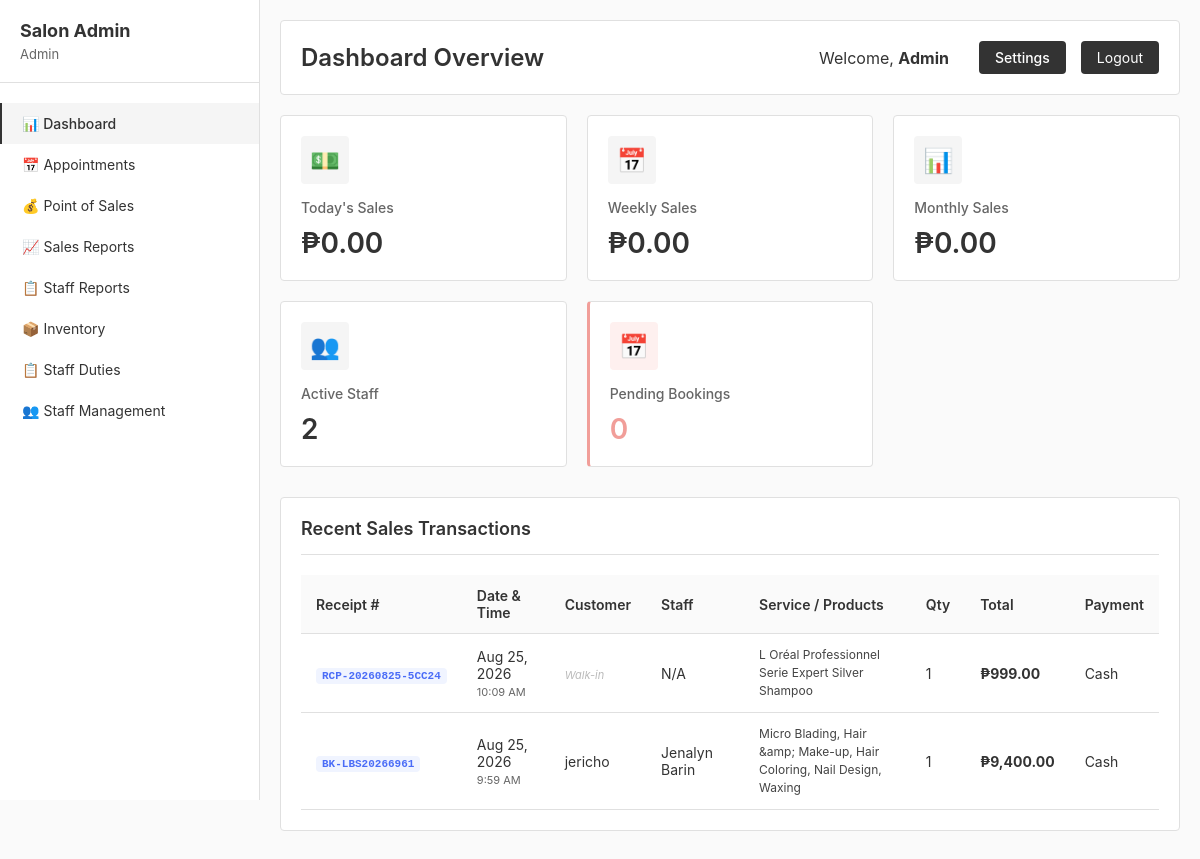
The page /salon_management_system/admin/dashboard.php (signed in) on the database its author committed.
### tables this page shows
CREATE TABLE `sales` (
  `sale_id` int(11) NOT NULL,
  `sale_date` date NOT NULL,
  `staff_id` int(11) DEFAULT NULL,
  `manual_staff_name` varchar(150) DEFAULT NULL,
  `customer_name` varchar(150) DEFAULT NULL,
  `receipt_no` varchar(30) DEFAULT NULL,
  `product_id` int(11) DEFAULT NULL,
  `service_name` varchar(100) DEFAULT NULL,
  `quantity` int(11) DEFAULT 1,
  `unit_price` decimal(10,2) NOT NULL,
  `total_amount` decimal(10,2) NOT NULL,
  `payment_method` enum('cash','card','online') DEFAULT 'cash',
  `status` enum('pending','approved','rejected') DEFAULT 'approved',
  `approved_by` int(11) DEFAULT NULL,
  `approved_at` timestamp NULL DEFAULT NULL,
  `created_at` timestamp NOT NULL DEFAULT current_timestamp()
);

### salon_management_system/config/auth.php (called while the page is built, shortened)
<?php
function getCurrentUserName()  { return $_SESSION['full_name']  ?? 'User'; }
?>

### salon_management_system/admin/dashboard.php (the view, shortened to what this page needs)
<?php
require_once '../config/auth.php';
$pdo = getPDOConnection();
$stmt = $pdo->prepare("SELECT COALESCE(SUM(total_amount),0) as total FROM sales WHERE sale_date = CURDATE() AND status = 'approved'");
$stmt->execute(); $daily_sales = $stmt->fetch()['total'];
$stmt = $pdo->prepare("SELECT COALESCE(SUM(total_amount),0) as total FROM sales WHERE YEARWEEK(sale_date,1) = YEARWEEK(CURDATE(),1) AND status = 'approved'");
$stmt->execute(); $weekly_sales = $stmt->fetch()['total'];
$stmt = $pdo->prepare("SELECT COALESCE(SUM(total_amount),0) as total FROM sales WHERE MONTH(sale_date)=MONTH(CURDATE()) AND YEAR(sale_date)=YEAR(CURDATE()) AND status = 'approved'");
$stmt->execute(); $monthly_sales = $stmt->fetch()['total'];
$stmt = $pdo->prepare("SELECT COUNT(*) as total FROM staff WHERE status='active'");
$stmt->execute(); $total_staff = $stmt->fetch()['total'];
$pending_bookings = 0;
try {
    $stmt = $pdo->prepare("SELECT COUNT(*) as total FROM bookings WHERE status='pending'");
    $stmt->execute();
    $pending_bookings = $stmt->fetch()['total'];
} catch (Exception $e) {  }
try {
    $stmt = $pdo->query("
        SELECT s.sale_date, s.approved_at, s.quantity, s.total_amount,
               s.payment_method, s.sale_id, s.customer_name, s.receipt_no,
               COALESCE(NULLIF(s.manual_staff_name,''), st.full_name, u.full_name) as staff_name,
               COALESCE(p.product_name, s.service_name) as item_name
        FROM   sales s
        LEFT JOIN users u    ON s.staff_id = u.user_id
        LEFT JOIN staff st   ON s.staff_id = st.staff_id
        LEFT JOIN products p ON s.product_id = p.product_id
        WHERE  s.status = 'approved'
        ORDER  BY s.approved_at DESC LIMIT 10
    ");
    $recent_sales = $stmt->fetchAll();
} catch (Exception $e) { $recent_sales = []; }
?>
<!DOCTYPE html>
<html lang="en">
<head>
    <link rel="stylesheet" href="../assets/css/style.css">
</head>
<body>
<div class="dashboard-container">
    <aside class="sidebar">
        <div class="sidebar-header">
            <h2>Salon Admin</h2>
            <p><?php echo getCurrentUserName(); ?></p>
        </div>
        <nav class="sidebar-menu">
            <a href="dashboard.php" class="active">&#x1F4CA; Dashboard</a>
            <a href="appointments_admin.php">&#x1F4C5; Appointments</a>
            <a href="pos.php">&#x1F4B0; Point of Sales</a>
            <a href="sales_reports.php">&#x1F4C8; Sales Reports</a>
            <a href="staff_reports_admin.php">&#x1F4CB; Staff Reports</a>
            <a href="inventory.php">&#x1F4E6; Inventory</a>
            <a href="staff_duties.php">&#x1F4CB; Staff Duties</a>
            <a href="staff_management.php">&#x1F465; Staff Management</a>
        </nav>
    </aside>
    <main class="main-content">
        <div class="top-bar">
            <h1>Dashboard Overview</h1>
            <div class="user-info">
                <span style="margin-right:15px;">Welcome, <strong><?php echo getCurrentUserName(); ?></strong></span>
                <a href="settings.php" class="btn btn-primary">Settings</a>
                <a href="../logout.php" class="btn-logout">Logout</a>
            </div>
        </div>
        <div class="dashboard-cards">
            <div class="card">
                <div class="card-icon blue">&#x1F4B5;</div>
                <h3>Today's Sales</h3>
                <div class="card-value">&#x20B1;<?php echo number_format($daily_sales, 2); ?></div>
            </div>
            <div class="card">
                <div class="card-icon green">&#x1F4C5;</div>
                <h3>Weekly Sales</h3>
                <div class="card-value">&#x20B1;<?php echo number_format($weekly_sales, 2); ?></div>
            </div>
            <div class="card">
                <div class="card-icon orange">&#x1F4CA;</div>
                <h3>Monthly Sales</h3>
                <div class="card-value">&#x20B1;<?php echo number_format($monthly_sales, 2); ?></div>
            </div>
            <div class="card">
                <div class="card-icon red">&#x1F465;</div>
                <h3>Active Staff</h3>
                <div class="card-value"><?php echo $total_staff; ?></div>
            </div>
            <div class="card card-bookings">
                <div class="card-icon" style="background:#fef0ef;">&#x1F4C5;</div>
                <h3>Pending Bookings</h3>
                <div class="card-value" style="color:#f19e99;"><?php echo $pending_bookings; ?></div>
            </div>
        </div>
        <div class="content-box">
            <h2>Recent Sales Transactions</h2>
            <?php if (empty($recent_sales)): ?>
                <p>No approved sales recorded yet.</p>
            <?php else: ?>
            <div class="table-container">
                <table>
                    <thead><tr><th>Receipt #</th><th>Date &amp; Time</th><th>Customer</th><th>Staff</th><th>Service / Products</th><th>Qty</th><th>Total</th><th>Payment</th></tr></thead>
                    <tbody>
                        <?php foreach ($recent_sales as $sale): ?>
                        <tr>
                            <td><span class="receipt-badge"><?php echo !empty($sale['receipt_no']) ? htmlspecialchars($sale['receipt_no']) : ('#'.$sale['sale_id']); ?></span></td>
                            <td><?php echo date('M d, Y', strtotime($sale['sale_date'])); ?><br><small style="color:#666;font-size:11px;"><?php echo (!empty($sale['approved_at']) && $sale['approved_at'] !== '0000-00-00 00:00:00') ? date('g:i A', strtotime($sale['approved_at'])) : 'N/A'; ?></small></td>
                            <td><?php echo !empty($sale['customer_name']) ? htmlspecialchars($sale['customer_name']) : '<span class="walk-in">Walk-in</span>'; ?></td>
                            <td><?php echo htmlspecialchars($sale['staff_name'] ?? 'N/A'); ?></td>
                            <td><div class="items-col"><?php echo htmlspecialchars($sale['item_name'] ?? 'N/A'); ?></div></td>
                            <td><?php echo $sale['quantity']; ?></td>
                            <td><strong>&#x20B1;<?php echo number_format($sale['total_amount'], 2); ?></strong></td>
                            <td><?php echo ucfirst($sale['payment_method']); ?></td>
                        </tr>
                        <?php endforeach; ?>
                    </tbody>
                </table>
            </div>
            <?php endif; ?>
        </div>
    </main>
</div>
</body>
</html>

### salon_management_system/assets/css/style.css (style rules this page uses)
* { margin: 0; padding: 0; box-sizing: border-box; }
body { font-family: -apple-system, BlinkMacSystemFont, 'Segoe UI', Roboto, sans-serif; background: #f5f5f5; min-height: 100vh; color: #333; }
.dashboard-container { display: flex; min-height: 100vh; background: #fafafa; }
.sidebar { width: 260px; background: #fff; border-right: 1px solid #e0e0e0; padding: 20px 0; position: fixed; height: 100vh; overflow-y: auto; }
.sidebar-header { padding: 0 20px 20px; border-bottom: 1px solid #e0e0e0; }
.sidebar-header h2 { font-size: 18px; margin-bottom: 5px; color: #333; }
.sidebar-header p { font-size: 13px; color: #666; }
.sidebar-menu { margin-top: 20px; }
.sidebar-menu a { display: block; padding: 12px 20px; color: #333; text-decoration: none; border-left: 2px solid transparent; font-size: 14px; }
.sidebar-menu a.active { background: #f5f5f5; border-left-color: #333; font-weight: 500; }
.main-content { flex: 1; margin-left: 260px; padding: 20px; }
.top-bar { background: white; padding: 20px; border-radius: 4px; margin-bottom: 20px; border: 1px solid #e0e0e0; display: flex; justify-content: space-between; align-items: center; }
.top-bar h1 { font-size: 24px; color: #333; font-weight: 600; }
.user-info { display: flex; align-items: center; gap: 15px; }
.btn-logout { padding: 8px 16px; background: #333; color: white; border: none; border-radius: 4px; cursor: pointer; text-decoration: none; display: inline-block; font-size: 14px; }
.dashboard-cards { display: grid; grid-template-columns: repeat(auto-fit, minmax(250px, 1fr)); gap: 20px; margin-bottom: 30px; }
.card { background: white; padding: 20px; border-radius: 4px; border: 1px solid #e0e0e0; }
.card-icon { width: 48px; height: 48px; border-radius: 4px; display: flex; align-items: center; justify-content: center; font-size: 24px; margin-bottom: 15px; background: #f5f5f5; color: #333; }
.card h3 { color: #666; font-size: 14px; font-weight: 500; margin-bottom: 10px; }
.card-value { font-size: 28px; font-weight: 600; color: #333; }
.content-box { background: white; padding: 20px; border-radius: 4px; border: 1px solid #e0e0e0; margin-bottom: 20px; }
.content-box h2 { margin-bottom: 20px; color: #333; padding-bottom: 15px; border-bottom: 1px solid #e0e0e0; font-size: 18px; font-weight: 600; }
.table-container { overflow-x: auto; }
table { width: 100%; border-collapse: collapse; background: white; }
table thead { background: #fafafa; }
table th, table td { padding: 12px 15px; text-align: left; border-bottom: 1px solid #e0e0e0; font-size: 14px; }
table th { font-weight: 600; color: #333; }
.btn { padding: 8px 16px; border: none; border-radius: 4px; cursor: pointer; font-size: 14px; font-weight: 500; text-decoration: none; display: inline-block; }
.btn-primary { background: #333; color: white; }

### salon_management_system/admin/dashboard.php (style rules this page uses)
.receipt-badge { font-size:11px;font-weight:700;color:#4a6cf7;font-family:monospace;background:#f0f4ff;padding:2px 6px;border-radius:4px;white-space:nowrap; }
.walk-in { font-size:11px;color:#bbb;font-style:italic; }
.items-col { font-size:12px;color:#444;max-width:240px;word-break:break-word;line-height:1.5; }
.card-bookings { border-left: 3px solid #f19e99; }

### rows shown on the page
sales: receipt_no "RCP-20260825-5CC24", sale_date "Aug 25, 2026", approved_at "10:09 AM", shows "Walk-in", staff_name "N/A", item_name "L Oréal Professionnel Serie Expert Silver Shampoo", quantity "1", total_amount "999.00", payment_method "Cash"
sales: receipt_no "BK-LBS20266961", sale_date "Aug 25, 2026", approved_at "9:59 AM", customer_name "jericho", staff_name "Jenalyn Barin", item_name "Micro Blading, Hair &amp; Make-up, Hair Coloring, Nail Design, Waxing", quantity "1", total_amount "9,400.00", payment_method "Cash"

### other values the page prints
getCurrentUserName() "Admin"
$daily_sales "0.00"
$weekly_sales "0.00"
$monthly_sales "0.00"
$total_staff "2"
$pending_bookings "0"
